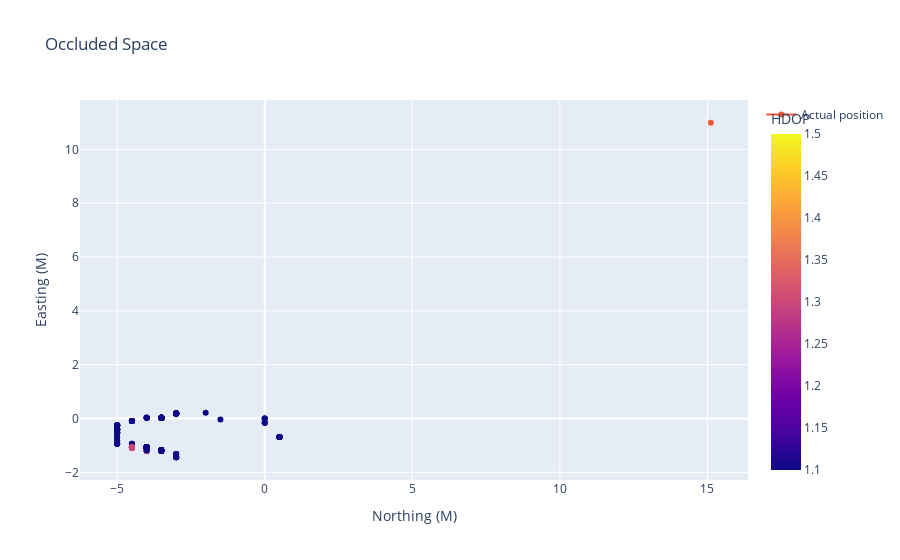

Notebook source saved alongside this figure:
### Markdown cell above
# Range of position

northing - (-5,0)
eastng - (-1.5,0)

Immediately we can see that the range of GPS data is larger than that one collected in an open field. This shows that in occuled space, the data may be more imprecise. This may be due to the multi-path effect caused by buildings reflecting GPS signals.
***

### Code cell
# Comparision between gps and google map position
x = known_northing - gps_df_oc.UTM_northing[0]
y = known_easting - gps_df_oc.UTM_easting[0]
fig.add_scatter(x=[x],y=[y],name='Actual position')
fig.show()

### Figure 1 — Plotly figure (JSON) as saved in the notebook; plotly's stock layout.template omitted (floating-point values rounded to 4 significant figures; data arrays with more than 128 entries replaced by an {"elided": "..."} marker saying what was removed)
{"data": [{"hovertemplate": "Northing (M)=%{x}<br>Easting (M)=%{y}<br>HDOP=%{marker.color}<extra></extra>", "legendgroup": "", "marker": {"color": {"elided": "396 float values"}, "coloraxis": "coloraxis", "symbol": "circle"}, "mode": "markers", "name": "", "orientation": "v", "showlegend": false, "type": "scatter", "x": {"elided": "396 float values"}, "xaxis": "x", "y": {"elided": "396 float values"}, "yaxis": "y"}, {"name": "Actual position", "type": "scatter", "x": [15.12], "y": [10.99]}], "layout": {"coloraxis": {"colorbar": {"title": {"text": "HDOP"}}, "colorscale": [[0, "#0d0887"], [0.1111, "#46039f"], [0.2222, "#7201a8"], [0.3333, "#9c179e"], [0.4444, "#bd3786"], [0.5556, "#d8576b"], [0.6667, "#ed7953"], [0.7778, "#fb9f3a"], [0.8889, "#fdca26"], [1, "#f0f921"]]}, "legend": {"tracegroupgap": 0}, "title": {"text": "Occluded Space"}, "xaxis": {"anchor": "y", "domain": [0, 1], "title": {"text": "Northing (M)"}}, "yaxis": {"anchor": "x", "domain": [0, 1], "title": {"text": "Easting (M)"}}}}
